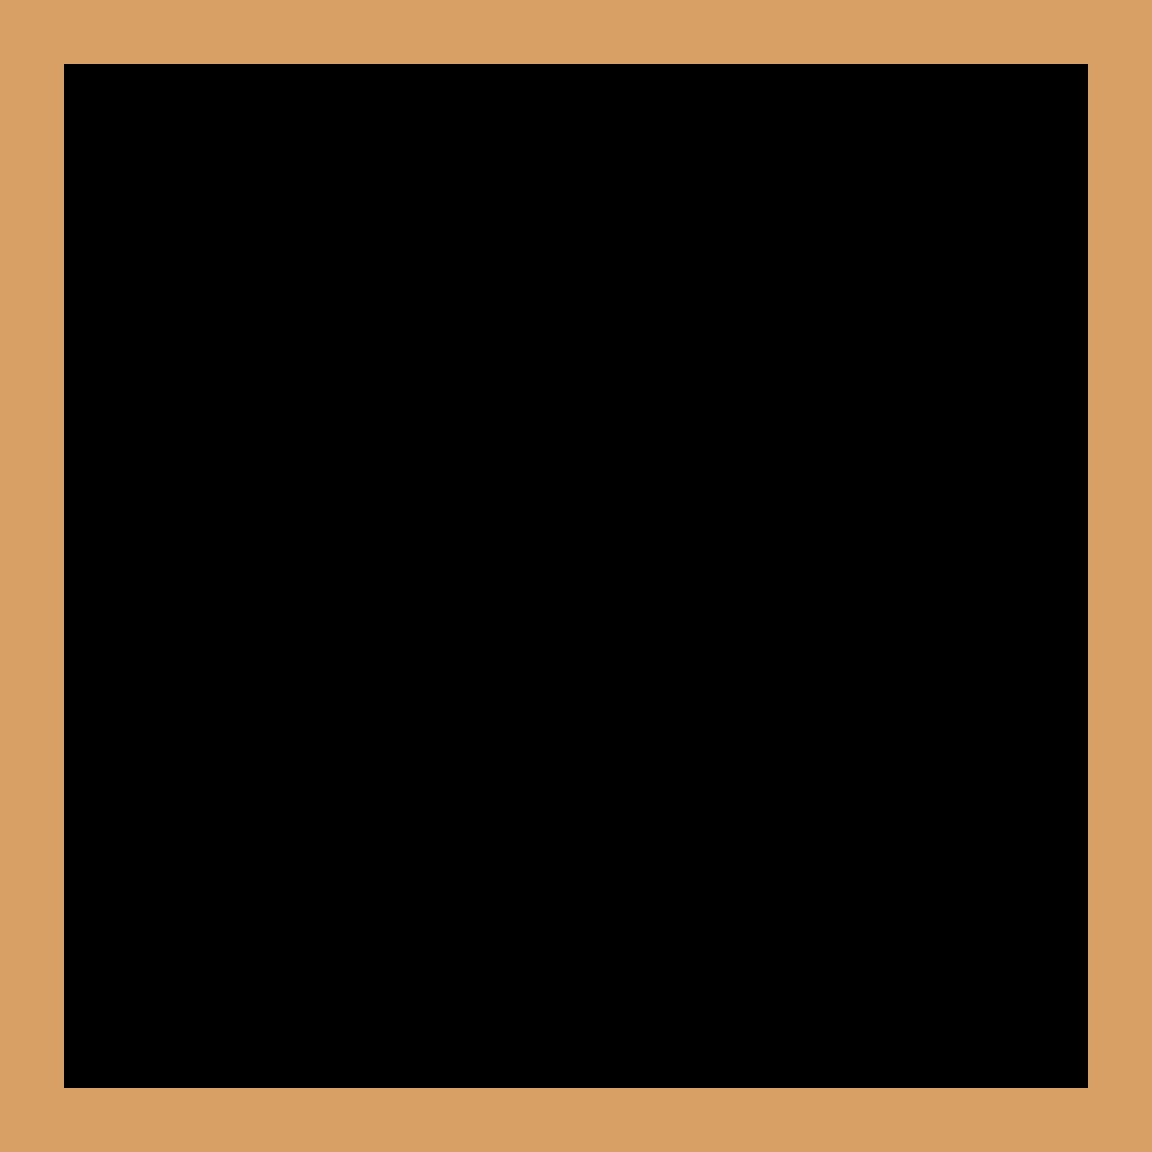

This is a level from a 2D game, rendered from its Tiled map with the project's own tilesets. A one-line summary and the complete map file follow:
An orthogonal 18x18 tile map with 64x64 px tiles, 1 tile layer (bg) and 12 objects.

<map version="1.8" tiledversion="1.8.2" orientation="orthogonal" renderorder="right-down" width="18" height="18" tilewidth="64" tileheight="64" infinite="0" nextlayerid="22" nextobjectid="91">
 <tileset firstgid="1" source="tempTileset.tsx" />
 <layer id="1" name="bg" width="18" height="18">
  <data encoding="csv">
1,1,1,1,1,1,1,1,1,1,1,1,1,1,1,1,1,1,
1,0,0,0,0,0,0,0,0,0,0,0,0,0,0,0,0,1,
1,0,0,0,0,0,0,0,0,0,0,0,0,0,0,0,0,1,
1,0,0,0,0,0,0,0,0,0,0,0,0,0,0,0,0,1,
1,0,0,0,0,0,0,0,0,0,0,0,0,0,0,0,0,1,
1,0,0,0,0,0,0,0,0,0,0,0,0,0,0,0,0,1,
1,0,0,0,0,0,0,0,0,0,0,0,0,0,0,0,0,1,
1,0,0,0,0,0,0,0,0,0,0,0,0,0,0,0,0,1,
1,0,0,0,0,0,0,0,0,0,0,0,0,0,0,0,0,1,
1,0,0,0,0,0,0,0,0,0,0,0,0,0,0,0,0,1,
1,0,0,0,0,0,0,0,0,0,0,0,0,0,0,0,0,1,
1,0,0,0,0,0,0,0,0,0,0,0,0,0,0,0,0,1,
1,0,0,0,0,0,0,0,0,0,0,0,0,0,0,0,0,1,
1,0,0,0,0,0,0,0,0,0,0,0,0,0,0,0,0,1,
1,0,0,0,0,0,0,0,0,0,0,0,0,0,0,0,0,1,
1,0,0,0,0,0,0,0,0,0,0,0,0,0,0,0,0,1,
1,0,0,0,0,0,0,0,0,0,0,0,0,0,0,0,0,1,
1,1,1,1,1,1,1,1,1,1,1,1,1,1,1,1,1,1
</data>
 </layer>
 <objectgroup id="7" name="startray">
  <object id="68" x="450" y="196" width="64" height="64">
   <properties>
    <property name="angle" type="float" value="90" />
    <property name="lightSource" type="bool" value="true" />
   </properties>
  </object>
 </objectgroup>
 <objectgroup id="19" name="tilter">
  <properties>
   <property name="tilter" type="bool" value="true" />
  </properties>
  <object id="69" x="448" y="384" width="64" height="64">
   <properties>
    <property name="angle" type="float" value="10" />
   </properties>
  </object>
 </objectgroup>
 <objectgroup id="8" name="goal">
  <object id="78" x="770" y="380" width="62" height="62">
   <properties>
    <property name="goal" type="bool" value="true" />
   </properties>
  </object>
 </objectgroup>
 <objectgroup id="21" name="onRay">
  <properties>
   <property name="switchLayer" type="bool" value="true" />
  </properties>
  <object id="83" x="478" y="834" width="64" height="64">
   <properties>
    <property name="On" type="bool" value="false" />
    <property name="angle" type="float" value="300" />
    <property name="lightSource" type="bool" value="true" />
   </properties>
  </object>
  <object id="84" x="320" y="704" width="68" height="68">
   <properties>
    <property name="switch" type="bool" value="true" />
   </properties>
  </object>
 </objectgroup>
 <objectgroup id="18" name="mover">
  <properties>
   <property name="mover" type="bool" value="true" />
  </properties>
  <object id="72" x="384" y="512" width="320" height="192">
   <properties>
    <property name="mover" type="bool" value="true" />
   </properties>
  </object>
  <object id="74" x="512" y="576">
   <properties>
    <property name="track" type="bool" value="true" />
   </properties>
   <polyline points="0,0 -192,0" />
  </object>
 </objectgroup>
 <objectgroup id="2" name="colliders">
  <properties>
   <property name="collidable" type="bool" value="true" />
  </properties>
  <object id="71" x="384" y="512">
   <polyline points="0,0 192,0" />
  </object>
  <object id="85" x="64" y="64">
   <polygon points="0,0 1024,0 1024,1024 0,1024" />
  </object>
 </objectgroup>
 <objectgroup id="3" name="mirrrors">
  <properties>
   <property name="mirror" type="bool" value="true" />
  </properties>
  <object id="76" x="192" y="448">
   <polyline points="128,0 192,-64" />
  </object>
  <object id="77" x="640" y="384">
   <polyline points="-64,0 0,64" />
  </object>
  <object id="90" x="640" y="1024">
   <polyline points="-64,-64 18.6667,-117.333" />
  </object>
 </objectgroup>
</map>
